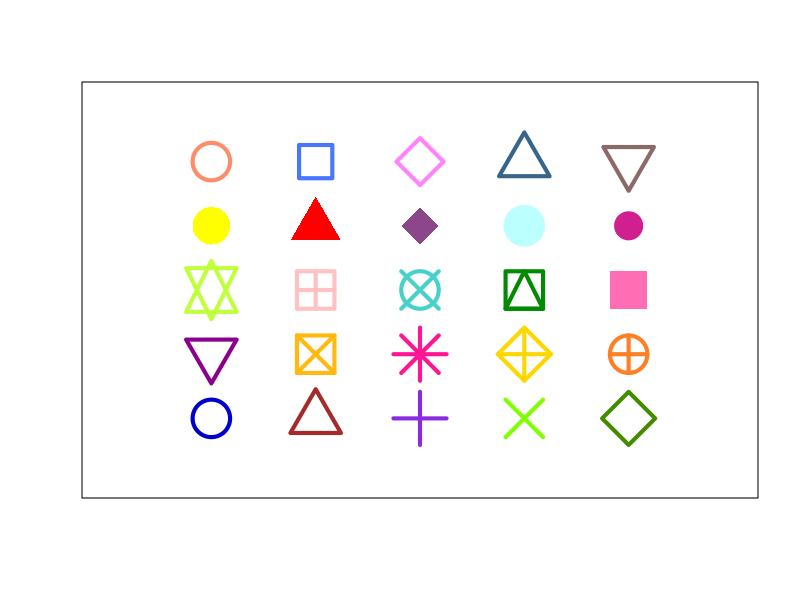

R code for this plot:
#30DaysChartChallenge 
# Jan-Philipp Kolb
# Sun Apr 18 22:22:10 2021
# relationships - pop culture




main_path <- "C:/github/chart_challenge/"
chart_path <- paste0(main_path,"charts/")


png(paste0(chart_path,"chart_challenge17_popculture.png"))
plot(rep(1:5,5),xlim=c(0,6),ylim=c(0,6),rep(1:5,each=5),xlab="",ylab="",lwd=4,pch=1:25, xaxt='n',yaxt="n",
     cex=5,col=c("#0000CD", "#A52A2A", "#8A2BE2", "#7FFF00", "#458B00", "#8B008B", "#FFB90F", "#FF1493", "#FFD700", "#FF7F24", "#C0FF3E", "#FFC1C1", "#48D1CC", "#008B00", "#FF6EB4", "#FFFF00", "#FF0000", "#8B4789", "#BBFFFF", "#D02090", "#FF8C69", "#4876FF", "#FF83FA", "#36648B", "#8B6969"))

dev.off()

# Day 17 of the #30DayChartChallenge: pop culture. I made something like pop art? My code is on https://github.com/Japhilko/chart_challenge #rstats 



# Links -------------------------------------------------------------------


# http://www.sthda.com/english/wiki/r-plot-pch-symbols-the-different-point-shapes-available-in-r

# https://www.kunstschaetzen.de/blog/pop-art-kunstrichtung/

# https://stackoverflow.com/questions/1154242/remove-plot-axis-values

# https://www.statmethods.net/advgraphs/axes.html



# Links -------------------------------------------------------------------

# https://www.invaluable.com/blog/what-is-pop-art/
